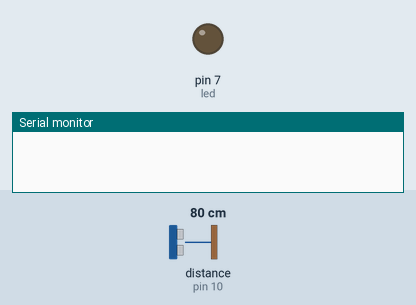
The sketch below on a simulated Arduino Uno, built with avr-gcc and run on an emulated ATmega328P. Shown: output pins drawn as LEDs (lit = HIGH), the last lines printed to the serial monitor. Wiring (inferred from the names in the program): ultrasonic range finder: trigger pin 9; echo pin 10. Inputs (shaded band) come from the test bench; at power-on: distance to the obstacle (sensor on pin 10) 80 cm. The echo pulse lasts 58.3 µs per cm; pins used as bus, display or sensor lines are not drawn.

Above: at 0.1 s.
At 1.1 s:
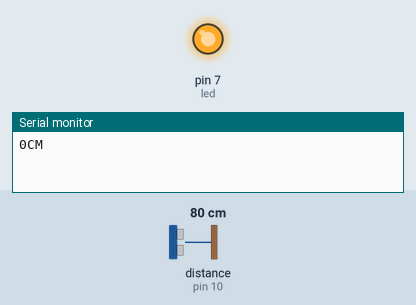
Timing chart, 0 to 2.6 s (numbered marks = the images above):
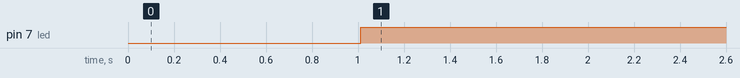

The sketch:

sketch_aug10a.ino
```cpp
int trigPin = 9;
int echoPin = 10;
int led = 7;

void setup() {
  // put your setup code here, to run once:
Serial.begin(9600);
pinMode(led, OUTPUT);
pinMode(echoPin, OUTPUT);
pinMode(trigPin, OUTPUT);

}

void loop() {
  // put your main code here, to run repeatedly:
long duration, distance;
digitalWrite(trigPin,HIGH);
delayMicroseconds(1000);
digitalWrite(trigPin,LOW);
duration=pulseIn(echoPin,HIGH);
distance =(duration/2)/29.1;
Serial.print(distance);
Serial.println("CM");
delay(10);

if((distance<=10))
{
  digitalWrite(led,HIGH);
  delay(1000);
}
  else if(distance>10)
  {
    digitalWrite(led,LOW);
    delay(1000);
  }
}
```

Measured:
- by itself, pin 7 (led): LOW → HIGH at 1.0 s
